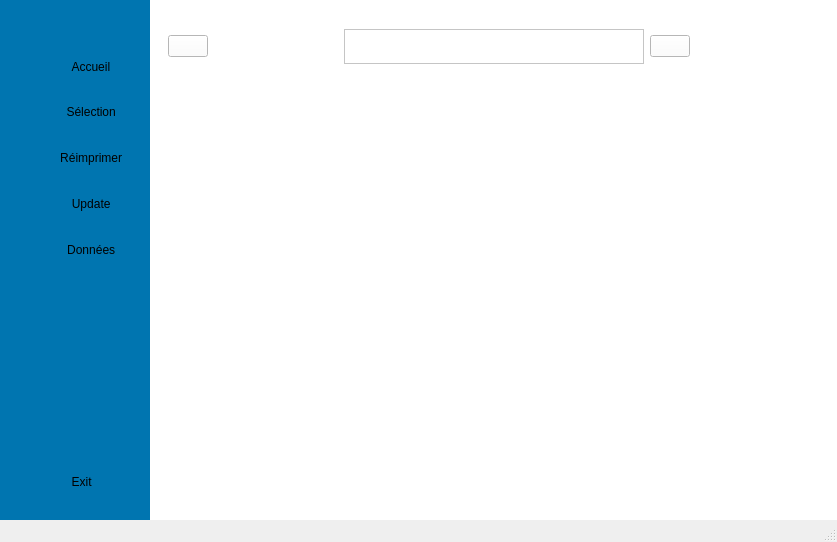
<?xml version="1.0" encoding="UTF-8"?>
<ui version="4.0">
 <class>MainWindow</class>
 <widget class="QMainWindow" name="MainWindow">
  <property name="geometry">
   <rect>
    <x>0</x>
    <y>0</y>
    <width>837</width>
    <height>542</height>
   </rect>
  </property>
  <property name="minimumSize">
   <size>
    <width>700</width>
    <height>390</height>
   </size>
  </property>
  <property name="windowTitle">
   <string>MainWindow</string>
  </property>
  <property name="toolButtonStyle">
   <enum>Qt::ToolButtonFollowStyle</enum>
  </property>
  <widget class="QWidget" name="centralwidget">
   <layout class="QHBoxLayout" name="horizontalLayout">
    <property name="spacing">
     <number>0</number>
    </property>
    <property name="sizeConstraint">
     <enum>QLayout::SetMinAndMaxSize</enum>
    </property>
    <property name="leftMargin">
     <number>0</number>
    </property>
    <property name="topMargin">
     <number>0</number>
    </property>
    <property name="rightMargin">
     <number>0</number>
    </property>
    <property name="bottomMargin">
     <number>0</number>
    </property>
    <item>
     <widget class="QWidget" name="icon_text_widget" native="true">
      <property name="enabled">
       <bool>true</bool>
      </property>
      <property name="minimumSize">
       <size>
        <width>150</width>
        <height>331</height>
       </size>
      </property>
      <property name="maximumSize">
       <size>
        <width>150</width>
        <height>16777215</height>
       </size>
      </property>
      <property name="styleSheet">
       <string notr="true">QWidget {
	background-color: rgb(0, 117, 176);
	display: none;
}
QPushButton {
  	border: none;
	border-top-left-radius: 30px;
}
QPushButton:checked {
   background-color: white;
}</string>
      </property>
      <layout class="QVBoxLayout" name="verticalLayout_7">
       <property name="rightMargin">
        <number>0</number>
       </property>
       <item>
        <widget class="QWidget" name="" native="true">
         <property name="styleSheet">
          <string notr="true">b</string>
         </property>
         <layout class="QVBoxLayout" name="verticalLayout_5">
          <property name="spacing">
           <number>6</number>
          </property>
          <item>
           <layout class="QHBoxLayout" name="horizontalLayout_3">
            <item>
             <widget class="QLabel" name="label_3">
              <property name="maximumSize">
               <size>
                <width>50</width>
                <height>50</height>
               </size>
              </property>
              <property name="styleSheet">
               <string notr="true">box-shadow: 0 6px 20px 0 rgba(0, 0, 0, 0.19);</string>
              </property>
              <property name="text">
               <string/>
              </property>
              <property name="pixmap">
               <pixmap resource="../../../../Images/fichier_source.qrc">:/logo/logo/logo2petit.png</pixmap>
              </property>
              <property name="scaledContents">
               <bool>false</bool>
              </property>
             </widget>
            </item>
           </layout>
          </item>
          <item>
           <widget class="QWidget" name="main_btn_widget" native="true">
            <property name="minimumSize">
             <size>
              <width>143</width>
              <height>0</height>
             </size>
            </property>
            <property name="styleSheet">
             <string notr="true">QWidget {
	display:flex;
	background-color: rgb(0, 117, 176);
	display: none;
}
QPushButton {
  	border: none;
	border-top-left-radius: 30px;
}
QPushButton:checked {
   background-color: white;
}</string>
            </property>
            <layout class="QVBoxLayout" name="verticalLayout_3">
             <property name="spacing">
              <number>6</number>
             </property>
             <item>
              <widget class="QPushButton" name="home_btn">
               <property name="minimumSize">
                <size>
                 <width>0</width>
                 <height>39</height>
                </size>
               </property>
               <property name="layoutDirection">
                <enum>Qt::LeftToRight</enum>
               </property>
               <property name="styleSheet">
                <string notr="true"/>
               </property>
               <property name="text">
                <string> Accueil</string>
               </property>
               <property name="icon">
                <iconset resource="../../../../Images/fichier_source.qrc">
                 <normaloff>:/icon/icons/002-home.png</normaloff>:/icon/icons/002-home.png</iconset>
               </property>
               <property name="iconSize">
                <size>
                 <width>30</width>
                 <height>30</height>
                </size>
               </property>
               <property name="checkable">
                <bool>true</bool>
               </property>
               <property name="autoExclusive">
                <bool>true</bool>
               </property>
              </widget>
             </item>
             <item>
              <widget class="QPushButton" name="selection_btn">
               <property name="minimumSize">
                <size>
                 <width>0</width>
                 <height>40</height>
                </size>
               </property>
               <property name="styleSheet">
                <string notr="true"/>
               </property>
               <property name="text">
                <string> Sélection</string>
               </property>
               <property name="icon">
                <iconset resource="../../../../Images/fichier_source.qrc">
                 <normaloff>:/icon/icons/011-selective.png</normaloff>:/icon/icons/011-selective.png</iconset>
               </property>
               <property name="iconSize">
                <size>
                 <width>30</width>
                 <height>30</height>
                </size>
               </property>
               <property name="checkable">
                <bool>true</bool>
               </property>
               <property name="autoExclusive">
                <bool>true</bool>
               </property>
              </widget>
             </item>
             <item>
              <widget class="QPushButton" name="reprint_btn">
               <property name="minimumSize">
                <size>
                 <width>0</width>
                 <height>40</height>
                </size>
               </property>
               <property name="styleSheet">
                <string notr="true"/>
               </property>
               <property name="text">
                <string> Réimprimer</string>
               </property>
               <property name="icon">
                <iconset resource="../../../../Images/fichier_source.qrc">
                 <normaloff>:/icon/icons/008-reprint.png</normaloff>:/icon/icons/008-reprint.png</iconset>
               </property>
               <property name="iconSize">
                <size>
                 <width>30</width>
                 <height>30</height>
                </size>
               </property>
               <property name="checkable">
                <bool>true</bool>
               </property>
               <property name="autoExclusive">
                <bool>true</bool>
               </property>
              </widget>
             </item>
             <item>
              <widget class="QPushButton" name="update_btn">
               <property name="minimumSize">
                <size>
                 <width>0</width>
                 <height>40</height>
                </size>
               </property>
               <property name="styleSheet">
                <string notr="true"/>
               </property>
               <property name="text">
                <string> Update</string>
               </property>
               <property name="icon">
                <iconset resource="../../../../Images/fichier_source.qrc">
                 <normaloff>:/icon/icons/010-data-processing.png</normaloff>:/icon/icons/010-data-processing.png</iconset>
               </property>
               <property name="iconSize">
                <size>
                 <width>30</width>
                 <height>30</height>
                </size>
               </property>
               <property name="checkable">
                <bool>true</bool>
               </property>
               <property name="autoExclusive">
                <bool>true</bool>
               </property>
              </widget>
             </item>
             <item>
              <widget class="QPushButton" name="data_btn">
               <property name="minimumSize">
                <size>
                 <width>0</width>
                 <height>40</height>
                </size>
               </property>
               <property name="styleSheet">
                <string notr="true"/>
               </property>
               <property name="text">
                <string> Données</string>
               </property>
               <property name="icon">
                <iconset resource="../../../../Images/fichier_source.qrc">
                 <normaloff>:/icon/icons/001-inbox.png</normaloff>:/icon/icons/001-inbox.png</iconset>
               </property>
               <property name="iconSize">
                <size>
                 <width>30</width>
                 <height>30</height>
                </size>
               </property>
               <property name="checkable">
                <bool>true</bool>
               </property>
               <property name="autoExclusive">
                <bool>true</bool>
               </property>
              </widget>
             </item>
            </layout>
           </widget>
          </item>
          <item>
           <spacer name="verticalSpacer_3">
            <property name="orientation">
             <enum>Qt::Vertical</enum>
            </property>
            <property name="sizeHint" stdset="0">
             <size>
              <width>20</width>
              <height>178</height>
             </size>
            </property>
           </spacer>
          </item>
          <item>
           <widget class="QWidget" name="widget" native="true">
            <property name="minimumSize">
             <size>
              <width>0</width>
              <height>50</height>
             </size>
            </property>
            <property name="maximumSize">
             <size>
              <width>16777215</width>
              <height>16777215</height>
             </size>
            </property>
            <layout class="QHBoxLayout" name="horizontalLayout_2">
             <item>
              <spacer name="horizontalSpacer_4">
               <property name="orientation">
                <enum>Qt::Horizontal</enum>
               </property>
               <property name="sizeHint" stdset="0">
                <size>
                 <width>11</width>
                 <height>20</height>
                </size>
               </property>
              </spacer>
             </item>
             <item>
              <widget class="QPushButton" name="exit_btn_2">
               <property name="minimumSize">
                <size>
                 <width>80</width>
                 <height>50</height>
                </size>
               </property>
               <property name="maximumSize">
                <size>
                 <width>80</width>
                 <height>60</height>
                </size>
               </property>
               <property name="styleSheet">
                <string notr="true">border:none;</string>
               </property>
               <property name="text">
                <string> Exit</string>
               </property>
               <property name="icon">
                <iconset resource="../../../../Images/fichier_source.qrc">
                 <normaloff>:/icon/icons/013-logout.png</normaloff>:/icon/icons/013-logout.png</iconset>
               </property>
               <property name="iconSize">
                <size>
                 <width>30</width>
                 <height>30</height>
                </size>
               </property>
              </widget>
             </item>
             <item>
              <spacer name="horizontalSpacer_3">
               <property name="orientation">
                <enum>Qt::Horizontal</enum>
               </property>
               <property name="sizeHint" stdset="0">
                <size>
                 <width>12</width>
                 <height>20</height>
                </size>
               </property>
              </spacer>
             </item>
            </layout>
           </widget>
          </item>
         </layout>
        </widget>
       </item>
      </layout>
     </widget>
    </item>
    <item>
     <widget class="QWidget" name="main_page" native="true">
      <property name="styleSheet">
       <string notr="true">background-color:white;</string>
      </property>
      <layout class="QVBoxLayout" name="verticalLayout_8">
       <item>
        <widget class="QWidget" name="header" native="true">
         <property name="minimumSize">
          <size>
           <width>0</width>
           <height>75</height>
          </size>
         </property>
         <property name="maximumSize">
          <size>
           <width>16777215</width>
           <height>75</height>
          </size>
         </property>
         <layout class="QHBoxLayout" name="horizontalLayout_4">
          <item>
           <widget class="QPushButton" name="hamburger_btn">
            <property name="text">
             <string/>
            </property>
            <property name="icon">
             <iconset resource="../../../../Images/fichier_source.qrc">
              <normaloff>:/icon/icons/005-menu-bar.png</normaloff>:/icon/icons/005-menu-bar.png</iconset>
            </property>
            <property name="iconSize">
             <size>
              <width>40</width>
              <height>40</height>
             </size>
            </property>
            <property name="checkable">
             <bool>true</bool>
            </property>
            <property name="checked">
             <bool>false</bool>
            </property>
           </widget>
          </item>
          <item>
           <spacer name="horizontalSpacer">
            <property name="orientation">
             <enum>Qt::Horizontal</enum>
            </property>
            <property name="sizeHint" stdset="0">
             <size>
              <width>40</width>
              <height>20</height>
             </size>
            </property>
           </spacer>
          </item>
          <item>
           <widget class="QTextEdit" name="textEdit">
            <property name="minimumSize">
             <size>
              <width>300</width>
              <height>0</height>
             </size>
            </property>
            <property name="maximumSize">
             <size>
              <width>500</width>
              <height>35</height>
             </size>
            </property>
           </widget>
          </item>
          <item>
           <widget class="QPushButton" name="pushButton">
            <property name="text">
             <string/>
            </property>
            <property name="icon">
             <iconset resource="../../../../Images/fichier_source.qrc">
              <normaloff>:/icon/icons/004-search-interface-symbol.png</normaloff>:/icon/icons/004-search-interface-symbol.png</iconset>
            </property>
            <property name="iconSize">
             <size>
              <width>20</width>
              <height>20</height>
             </size>
            </property>
           </widget>
          </item>
          <item>
           <spacer name="horizontalSpacer_2">
            <property name="orientation">
             <enum>Qt::Horizontal</enum>
            </property>
            <property name="sizeHint" stdset="0">
             <size>
              <width>40</width>
              <height>20</height>
             </size>
            </property>
           </spacer>
          </item>
         </layout>
        </widget>
       </item>
       <item>
        <widget class="QStackedWidget" name="footer">
         <property name="styleSheet">
          <string notr="true"/>
         </property>
         <property name="currentIndex">
          <number>0</number>
         </property>
         <widget class="QWidget" name="home"/>
         <widget class="QWidget" name="selection"/>
        </widget>
       </item>
      </layout>
     </widget>
    </item>
   </layout>
  </widget>
  <widget class="QMenuBar" name="menubar">
   <property name="geometry">
    <rect>
     <x>0</x>
     <y>0</y>
     <width>837</width>
     <height>22</height>
    </rect>
   </property>
  </widget>
  <widget class="QStatusBar" name="statusbar"/>
 </widget>
 <resources>
  <include location="../../../../Images/fichier_source.qrc"/>
  <include location="../../../../../../../../../Images/fichier_source.qrc"/>
 </resources>
 <connections>
  <connection>
   <sender>hamburger_btn</sender>
   <signal>toggled(bool)</signal>
   <receiver>icon_text_widget</receiver>
   <slot>setVisible(bool)</slot>
   <hints>
    <hint type="sourcelabel">
     <x>295</x>
     <y>83</y>
    </hint>
    <hint type="destinationlabel">
     <x>244</x>
     <y>258</y>
    </hint>
   </hints>
  </connection>
 </connections>
</ui>
